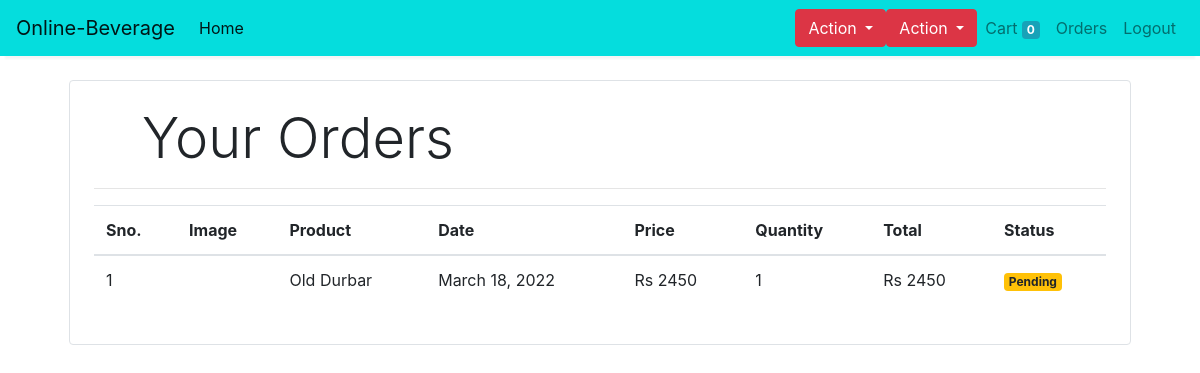
Before: /orders (signed in) with the older database file.
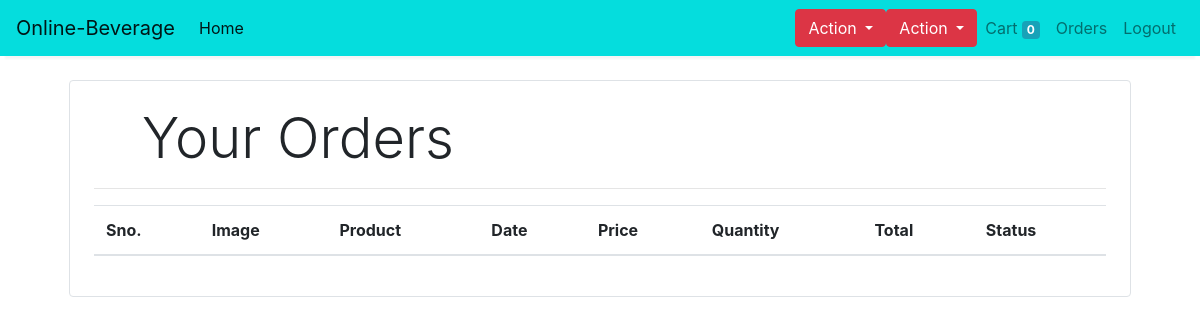
After: the same page with the newer database file.
### store/models/orders.py (models this page shows, shortened)
class Order(models.Model):
    product = models.ForeignKey(Product,
                                on_delete=models.CASCADE)
    customer = models.ForeignKey(Customer,
                                 on_delete=models.CASCADE)
    quantity = models.IntegerField(default=1)
    price = models.IntegerField()
    address = models.CharField(max_length=50, default='', blank=True)
    phone = models.CharField(max_length=50, default='', blank=True)
    date = models.DateField(default=datetime.datetime.today)
    status = models.BooleanField(default=False)
    @staticmethod
    def get_orders_by_customer(customer_id):
        return Order.objects.filter(customer=customer_id).order_by('-date')

### store/models/product.py (models this page shows, shortened)
class Product(models.Model):
    name = models.CharField(max_length=50)
    price = models.IntegerField(default=0)
    category = models.ForeignKey(Category, on_delete=models.CASCADE, default=1)
    description = models.CharField(max_length=200, default='' , null=True , blank=True)
    image = models.ImageField(upload_to='uploads/products/')

### store/middlewares/auth.py (the view)
    def middleware(request):
        print(request.session.get('customer'))
        returnUrl = request.META['PATH_INFO']
        print(request.META['PATH_INFO'])
        if not request.session.get('customer'):
           return redirect(f'login?return_url={returnUrl}')
        response = get_response(request)
        return response

### store/templatetags/custom_filter.py (called while the page is built)
@register.filter(name='currency')
def currency(number):
    return "Rs "+str(number)

@register.filter(name='multiply')
def multiply(number , number1):
    return number * number1

### store/views/orders.py (called while the page is built)
    def get(self , request ):
        customer = request.session.get('customer')
        orders = Order.get_orders_by_customer(customer)
        print(orders)
        return render(request , 'orders.html'  , {'orders' : orders})

### store/templates/orders.html
{% extends 'base.html' %}
{% block content %}
{% load cart %}
{% load custom_filter %}
<div class="container">
   <div class="border rounded p-4 m-4">
        <p class="display-4 pl-4 ml-4">Your Orders</p>
        <hr>
        <table class="table">
            <thead>
                <tr>
                    <th>Sno.</th>
                    <th>Image</th>
                    <th>Product</th>
                    <th>Date</th>
                    <th>Price</th>
                    <th>Quantity</th>
                    <th>Total</th>
                    <th>Status</th>
                </tr>
            </thead>
            <tbody>
                {% for order in orders %}
                <tr>
                    <td>{{forloop.counter}}</td>
                    <td><img style="height: 80px;" class="rounded-circle" src="{{order.product.image.url}}" alt=""></td>
                    <td>{{order.product.name}}</td>
                    <td>{{order.date}}</td>
                    <td>{{order.price|currency}}</td>
                    <td>{{order.quantity}}</td>
                    <td>{{order.quantity|multiply:order.price|currency}}</td>
                    {% if order.status %}
                    <td><small class="badge badge-success">Completed</small></td>
                    {%else%}
                    <td><small class="badge badge-warning">Pending</small></td>
                    {% endif %}
                </tr>
                {% endfor %}
            </tbody>
        </table>
   </div>
</div>
{% endblock %}

### store/templates/base.html (shortened to what this page needs)
<!doctype html>
<html lang="en">
<head>
  <link rel="stylesheet" href="https://maxcdn.bootstrapcdn.com/bootstrap/4.0.0/css/bootstrap.min.css"
>
</head>
<body>
  <nav class="one-edge-shadow
  sticky-top navbar
  navbar-expand-lg
   navbar-light bg-gray">
    <a class="navbar-brand" href="/">Online-Beverage</a>
    <div class="collapse navbar-collapse" id="navbarSupportedContent">
      <ul class="navbar-nav mr-auto">
        <li class="nav-item active">
          <a class="nav-link" href="/store">Home <span class="sr-only">(current)</span></a>
        </li>
      </ul>
<div class="btn-group">
  <button type="button" class="btn btn-danger dropdown-toggle" data-toggle="dropdown" aria-haspopup="true" aria-expanded="false">
    Action
  </button>
</div>
<div class="btn-group">
  <button type="button" class="btn btn-danger dropdown-toggle" data-toggle="dropdown" aria-haspopup="true" aria-expanded="false">
    Action
  </button>
</div>
      <ul class=" navbar-nav my-2 my-lg-0">
        <li class="nav-item ">
          <a class="nav-link" href="/cart">Cart
            <span class="badge badge-info">{{request.session.cart.keys|length}}</span>
            <span class="sr-only">(current)</span></a>
        </li>
        {% if request.session.customer %}
        <li class="nav-item ">
          <a class="nav-link" href="/orders">Orders<span class="sr-only">(current)</span></a>
        </li>
        <li class="nav-item ">
          <a class="nav-link" href="/logout">Logout<span class="sr-only">(current)</span></a>
        </li>
        {% endif %}
      </ul>
    </div>
  </nav>
    {% block content %}{% endblock %}
</body>
</html>

### store/templates/base.html (style rules this page uses)
nav { background-color: #05DDDD; }
.one-edge-shadow { box-shadow: 0 8px 2px -5px rgb(246, 245, 245); }

Changed rows visible on the page:
removed Order: product.name "Old Durbar", date "March 18, 2022", price "Rs 2450", quantity "1", quantity|multiply "Rs 2450", status "Pending"
